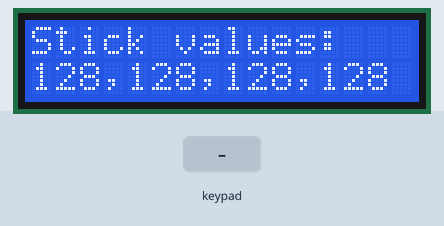
The sketch below on a simulated Arduino Uno, built with avr-gcc and run on an emulated ATmega328P. Parts: 16×2 character LCD. Inputs (shaded band) come from the test bench. What the sketch prints to the serial monitor is not drawn.

Above: at 2.2 s.
2.3 s: key 'U' pressed
At 2.9 s:
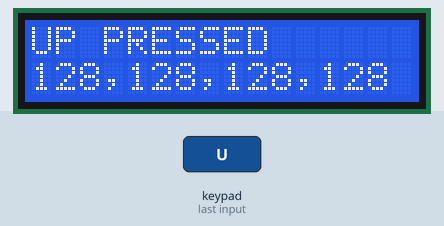
4.5 s: key 'D' pressed
At 5.0 s:
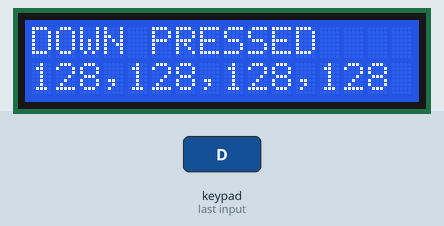
6.7 s: key 'L' pressed
At 7.3 s:
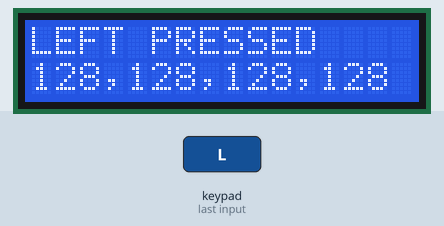
8.9 s: key 'R' pressed
At 9.4 s:
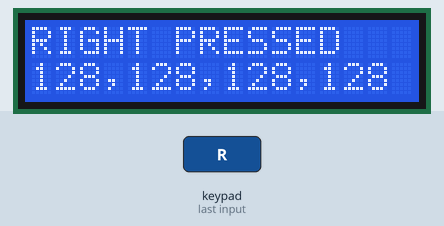
11.1 s: key 'X' pressed
At 11.5 s:
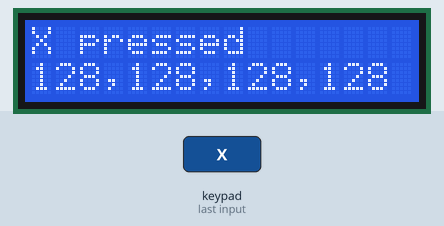
13.3 s: key 'O' pressed
At 13.8 s:
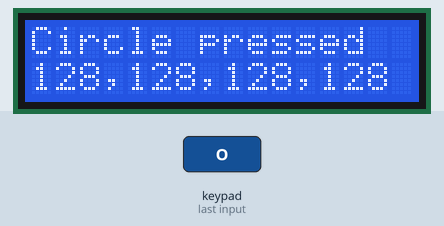
Timing chart, 0 to 16.3 s (numbered marks = the images above; inputs shaded):
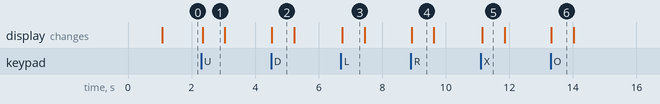

The sketch:

sketch_mar28a.ino
```cpp
#include <PS2X_lib.h>                         /* PS2 Controller Library */
#include <LiquidCrystal.h>                    /* LiquidCrystal Library */
PS2X ps2x;                                    /* create PS2 Controller Class*/
byte Type = 0;
byte vibrate = 0;
int RX=0,RY=0,LX=0,LY=0;
LiquidCrystal lcd(2,3,7, 6, 5, 4);            /* initialize the library with the numbers of the interface pins*/
void setup(){
  Serial.begin(9600);
   lcd.begin(16, 2);                             /* 16X2 lcd display */
   ps2x.config_gamepad(13,11,10,12, true, true); /* setup pins and settings:  GamePad(clock, command, attention, data, Pressures?, Rumble?) check for error*/
   Type = ps2x.readType();                       /* Reading type of the PS2 Ccontroller */
   if(Type==1){                                  /* Type 1 is Duel shock controller */
      lcd.setCursor(0, 0);                       /* Setting display position*/
      lcd.print("   DualShock    ");             /* display if the controller is duel shock*/
      lcd.setCursor(0, 1) ;
      lcd.print("Controller Found");
      delay(1000);
      lcd.clear();
   }
}
void loop(){

   ps2x.read_gamepad(false, vibrate);   /* read controller and set large motor to spin at 'vibrate' speed */
   lcd.setCursor(0, 0);                 /* Position the LCD cursor */
   lcd.print("Stick values:   ");       /* Display analog stick values */
   lcd.setCursor(0, 1);
   LY = ps2x.Analog(PSS_LY);          /* Reading Left stick Y axis */
   LX = ps2x.Analog(PSS_LX);          /* Reading Left stick X axis */
   RY = ps2x.Analog(PSS_RY);          /* Reading Right stick Y axis */
   RX = ps2x.Analog(PSS_RX);          /* Reading Right stick X axis */
   if((LY <= 9))                      /* standardize to 3 digit by checking less than 10 */
      lcd.print("00");                /* eg: if LY= 5 then it display as "005" in lcd */
   if((LY >= 9 &&LY <= 99))           /* standardize to 3 digit by checking between 10-99 */
      lcd.print("0");                 /* eg: if LY= 55 then it display as "055" in lcd */
   lcd.print(LY,DEC);                 /* display left analog stick Y axis */
   lcd.print(",");                    /* separate values using comma */
   if((LX <= 9))                      /* standardize to 3 digit by checking less than 10 */
      lcd.print("00");                /* eg: if LX= 5 then it display as "005" in lcd */
   if((LX >= 9 && LX<=99))            /* standardize to 3 digit by checking between 10-99 */
      lcd.print("0");                 /* eg: if LX= 55 then it display as "055" in lcd */
   lcd.print(LX,DEC);                 /* display left analog stick X axis */
   lcd.print(",");                    /* separate values using comma */
   if((RY <= 9))                      /* standardize to 3 digit by checking less than 10 */
      lcd.print("00");                /* eg: if RY= 5 then it display as "005" in lcd */
   if((RY >= 9 &&RY<=99))             /* standardize to 3 digit by checking between 10-99 */
      lcd.print("0");                 /* eg: if RY= 55 then it display as "055" in lcd */
   lcd.print(RY,DEC);                 /* display Right analog stick Y axis               */
   lcd.print(",");                    /* separate values using comma */
   if((RX <= 9))                      /* standardize to 3 digit by checking less than 10 */
      lcd.print("00");                /* eg: if RX= 5 then it display as "005" in lcd */
   if((RX >= 9 &&RX <= 99))           /* standardize to 3 digit by checking between 10-99 */
      lcd.print("0");                 /* eg: if RX= 55 then it display as "055" in lcd */
   lcd.print(RX,DEC);                 /* display Right analog stick X axis          */
   lcd.print(" ");
   if(ps2x.NewButtonState()) {        /* will be TRUE if any button changes state  */
      lcd.setCursor(0, 0);
      if(ps2x.Button(PSB_START))      /* will be TRUE as long START button is pressed */
         lcd.print("START PRESSED   ");
      if(ps2x.Button(PSB_SELECT))             /* will be TRUE as long SELECT button is pressed */
         lcd.print("SELECT PRESSED  ");
      if(ps2x.Button(PSB_PAD_UP))             /* will be TRUE as long as UP button is pressed */
         lcd.print("UP PRESSED      ");
      if(ps2x.Button(PSB_PAD_RIGHT))          /* will be TRUE as long as UP button is pressed */
         lcd.print("RIGHT PRESSED   ");
      if(ps2x.Button(PSB_PAD_LEFT))           /* will be TRUE as long as LEFT button is pressed */
         lcd.print("LEFT PRESSED    ");
      if(ps2x.Button(PSB_PAD_DOWN))           /* will be TRUE as long as DOWN button is pressed */
         lcd.print("DOWN PRESSED    ");
      if(ps2x.Button(PSB_L1))                 /* will be TRUE as long as L1 button is pressed */
         lcd.print("L1 pressed      ");
      if(ps2x.Button(PSB_R1))                 /* will be TRUE as long as R1 button is pressed */
         lcd.print("R1 pressed      ");
      if(ps2x.Button(PSB_L2))                 /* will be TRUE as long as L2 button is pressed */
         lcd.print("L2 pressed      ");
      if(ps2x.Button(PSB_R2))                 /* will be TRUE as long as R2 button is pressed */
         lcd.print("R2 pressed      ");
      if(ps2x.Button(PSB_L3))                 /* will be TRUE as long as L3 button is pressed */
         lcd.print("L3 pressed      ");
      if(ps2x.Button(PSB_R3))                 /* will be TRUE as long as R3 button is pressed */
         lcd.print("R3 pressed      ");
      if(ps2x.Button(PSB_GREEN))              /* will be TRUE as long as GREEN/Triangle button is pressed */
         lcd.print("Triangle pressed");
      if(ps2x.Button(PSB_BLUE))                /* will be TRUE as long as BLUE/CROSS/X button is pressed */
         lcd.print("X pressed       ");
       if(ps2x.Button(PSB_RED))               /* will be TRUE as long as RED/Circle button is pressed */
         lcd.print("Circle pressed  ");
      if(ps2x.Button(PSB_PINK))               /* will be TRUE as long as PINK/Squre button is pressed */
         lcd.print("Square pressed  ");
      delay(700);
   }
   Serial.println("X Values:");
Serial.print(LX);
Serial.print("\t");
Serial.println(RX);
Serial.println("Y Values:");
Serial.print(LY);
Serial.print("\t");
Serial.println(RY);
}
```

Measured:
- after the input at 2.3 s, the display: changes after 0.05 s (image 1)
- after the input at 4.5 s, the display: changes at once (image 2)
- after the input at 6.7 s, the display: changes at once (image 3)
- after the input at 8.9 s, the display: changes at once (image 4)
- after the input at 11.1 s, the display: changes at once (image 5)
- after the input at 13.3 s, the display: changes at once (image 6)
- what the display in image 1 shows lasts 0.8 s, from 2.3 s to 3.1 s
